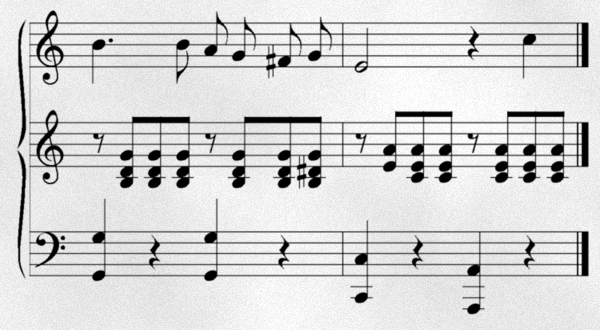
#> input picture 3_morphology_lab/images/notes.tif, 600 x 330 px; the run also reads 1 picture not shown here
$ jupyter execute --allow-errors 2_morphology_applications.ipynb   (shell and % lines are left out)
#> lines starting #> are read from the running program, lines starting #| are printed output that depends on the picture; after the words box and inside, x2 and y2 are one past the last pixel; in counts of white or black regions, pixels touching at a corner belong together
# Image Processing Laboratory Notebooks
---

This Jupyter Notebook is part of a series of computer laboratories that are designed
to teach image-processing programming; they are running on the EPFL's Noto server. They are the practical complement of the theoretical lectures of the EPFL's Master course
[**MICRO-511 Image Processing I**](https://moodle.epfl.ch/course/view.php?id=522) taught by Prof. M. Unser and Prof. D. Van de Ville.

The project is funded by the Center for Digital Education and the School of Engineering. It is owned by the [Biomedical Imaging Group](http://bigwww.epfl.ch/).
The distribution or reproduction of the notebook is strictly prohibited without the written consent of the authors.  &copy; EPFL 2025.

**Authors**:
    [Pol del Aguila Pla](mailto:pol.delaguilapla@epfl.ch),
    [Kay Lächler](mailto:kay.lachler@epfl.ch),
    [Alejandro Noguerón Arámburu](mailto:alejandro.nogueronaramburu@epfl.ch), and
    [Daniel Sage](mailto:daniel.sage@epfl.ch).

---
# Lab 3.2: Morphology Applications (5 Points)
**Released**: Thursday, December 11, 2025

**Submission deadline**: Monday, December 22, 2025, before 23:59 on [Moodle](https://moodle.epfl.ch/course/view.php?id=522)

**Grade weight**: Lab 3 (17 points), 10% of the overall grade

**Related lectures**: Chapter 4

### Student Name:
### SCIPER:

Double-click on this cell and fill your name and SCIPER number. Then, run the cell below to verify your identity in Noto and set the seed for random results.

[cell 1]
import getpass
# This line recovers your camipro number to mark the images with your ID
uid = int(getpass.getuser().split('-')[2]) if len(getpass.getuser().split('-')) > 2 else ord(getpass.getuser()[0])
print(f'SCIPER: {uid}')

## Imports
In this first cell we import the required Python libraries:
* [`matplotlib.pyplot`](https://matplotlib.org) to display images,
* [`ipywidgets`](https://ipywidgets.readthedocs.io/en/latest/) to make the image display interactive,
* [`numpy`](https://numpy.org/doc/stable/reference/index.html) for mathematical operations on arrays, and
* [`cv2`](https://docs.opencv.org/master/) for image processing in Python.

We will then load the `ImageViewer` class. For more information on it, you can either see the complete documentation [here](https://github.com/Biomedical-Imaging-Group/interactive-kit/wiki/Image-Viewer), run the Python command `help(viewer)` after loading the class, or refer to [Lab 0: Introduction](../0_Introductory_lab/Introductory.ipynb)).

Finally, we load the images you will use in the exercise to test your algorithms.

[cell 2]
# Configure plotting as dynamic

# Import standard required packages for this exercise
import matplotlib.pyplot as plt
import ipywidgets as widgets
import numpy as np
import cv2 as cv

from interactive_kit import imviewer as viewer

# Load images to be used in this lab
# We import module io to import tif images as slices
from skimage import io
# The following cell loads the image stack mouse-tracking
mouse_tracking = io.imread('images/mouse-tracking.tif')
notes = cv.imread('images/notes.tif', cv.IMREAD_UNCHANGED)
#> notes is the input picture: shape (330, 600); min 0, max 255, mean 213.7
test_contact = cv.imread('images/test-contact.tif', cv.IMREAD_UNCHANGED)
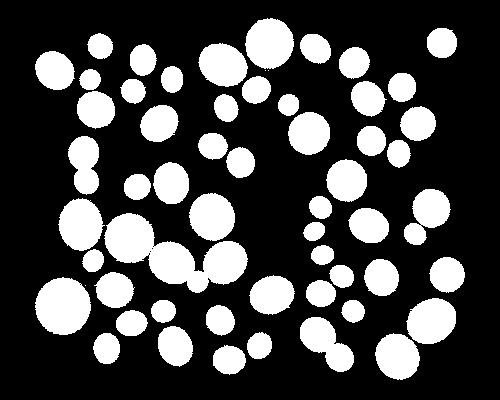
#> input picture 3_morphology_lab/images/test-contact.tif, 500 x 400 px
#> test_contact: shape (400, 500); 27.7% white; 58 white regions (3 under 20 px), largest, box (x1, y1, x2, y2) and area: (104, 213, 248, 293) 5357, (35, 277, 91, 335) 2502, (245, 18, 294, 69) 1925
test_scratch = cv.imread('images/test-scratch.tif', cv.IMREAD_UNCHANGED)
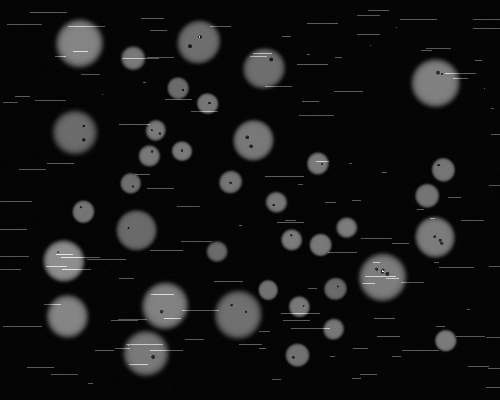
#> input picture 3_morphology_lab/images/test-scratch.tif, 500 x 400 px
#> test_scratch is the input picture: shape (400, 500); min 2, max 248, mean 21

Now run the next cell to re-declare the function `disc` from the first part of the lab, that creates a circular structuring element.

[cell 3]
# Function that generates a disc structuring element in python
def disc(n):
    # Define the function of a circle as a lambda function
    circle_func = lambda i, j: ((i - n//2)**2 + (j - n//2)**2) <= (n//2)**2
    # Set all elements of the array that are inside the circle of diamater n to 1 - np.uint8 to match the type used by OpenCV for structuring elements
    output = np.fromfunction(circle_func, shape=(n,n)).astype(np.uint8)
    # Return the structuring element
    return output

# Morphology Applications (5 points)
In the previous part of the lab, you examined the pixel-wise implementation of morphological operations in detail. In this second part, we will look at the applications of these operations, and how they are used in image processing workflows using OpenCV.

# 1. Direct applications (2 points)

Try to solve the following problems as best as you can. Use **only one** of the morphological filters presented in [the first part of the lab](./1_Morphology_Implementations.ipynb#3.-Morphological-filters-(9-points)), followed by a threshold operation. Make sure to select an appropriate threshold value to get a binary image ($x \in \{0, 255\}$).

**Technical Note:** A threshold operation on `img`, given a threshold `thresh`, can be performed using [`np.where`](https://numpy.org/doc/stable/reference/generated/numpy.where.html) like this:
`img_binary = np.where(img > thresh, 255, 0).astype(np.uint8)`, which sets all pixel values of `img` greater than `thresh` to $255$ and the others to $0$.

**Note:**

- This is a Python-only notebook, and the functions you defined before in JavaScript are not declared here, so **use the OpenCV operators**.
- Throughout this notebook, whenever necessary, the boundary condition should be specified as **reflective**.

Using **only one** morphological operator means that if you want to do an opening, for example, use the `cv.morphologyEx` function with the correct parameters instead of performing the opening manually using `cv.erode` and `cv.dilate`.

## 1.A. Disconnecting round objects

In the image `test_contact`, **for 1 point**, disconnect the roundish white objects while keeping at least 1 white pixel per roundish object.

<table><tr>
<td>
  <p align="center" style="padding: 0px">
    <br>
  <em style="color: grey">Using only one morphological operator, you can separate all the roundish objects, as shown above.</em>
  </p>
</td>
</tr></table>

Run the next cell to visualize the image you will be working with in this exercise. Then insert your code into the function `disconnect`, that takes as parameters the original image `img` and the size `n` of the structuring element to use.

**Hints:**

- In this exercise you don't need to explicitly threshold anything because the original image is already binary.
- Remember to try the different parameters of a morphological operation! For example, you can change the operator, the size, and the type of a structuring element.

#> (a cell that did not finish here is left out)

[cell 5]
# Function that performs a single morphological filter with some structuring element of size n
def disconnect(img, n):
    # Initialize output
    output = np.zeros(img.shape)

    # YOUR CODE HERE

    return output

Run the next cell to check that the result only consists of binary values **(object = 255, background = 0)** using [`np.unique()`](https://numpy.org/doc/stable/reference/generated/numpy.unique.html).

[cell 6]
# Check that the output is binary
check_bin = disconnect(test_contact, 25)
#> check_bin: shape (400, 500) float64; every value is 0
if not np.all(np.unique(check_bin)==[0,255]):
    print('WARNING!\nThe output is not binary with values {0, 255}.')
else:
    print("Good, the output is binary with values {0,255}.")

To make it easy for you to find the right size of the structuring element, we will add an interactive slider to the image display using the `ImageViewer` class. Run the next cell to use the interactive widget.

**Note:** To use the slider, click the button `Extra Widgets`. Then you can adjust the size of the structuring element with the slider and click the button `Disconnect` to apply the `disconnect()` function with the currently selected size on the original image.

[cell 7]
# Instantiate the size slider
size_slider = widgets.IntSlider(value=25, min=0, max=50, step=1, description='n')
# Instantiate the diconnect button
button = widgets.Button(description='Disconnect')

# Define the callback function of the button
def button_callback(image):
    # run the disconnect function on the image with the size indicated by the slider
    output = disconnect(image, n=size_slider.value)
    return output

# Display the image with the extra slider functionality
plt.close('all')
#> (the rest of this cell did not finish here and is left out)

In the following cell, assign `n` with the size of the structuring element you think works best for this task. This number may be different depending on the structuring element you used in the `disconnect()` function.

[cell 8]
# Assign the size of the structuring element
n = None
# YOUR CODE HERE

#> (a cell that did not finish here is left out)

## 1.B. Detecting horizontal lines

In the image `test_scratch`, **for 1 point**, detect the horizontal white lines of thickness of 1 or more pixels.

<table><tr>
<td>
  <p align="center" style="padding: 0px">
    <br>
<em style="color: grey">With <b>only one</b> morphological operation and a binarization, you can extract the second image from the first one.</em>
  </p>
</td>
</tr></table>

Run the next cell to visualize the image you will be working with in this exercise, and then extract the horizontal lines in the cell after that.

**Note:** Insert your code into the function `detect_hlines(img, n, threshold)`, which takes as parameters the original image `img`, the size `n` of the structuring element to use, and the binary threshold `t`.

[cell 10]
plt.close('all')
#> (the rest of this cell did not finish here and is left out)

[cell 11]
# Function that performs a single morphological filter with some structuring element of size n followed by thresholding
def detect_hlines(img, n, threshold):
    # Initialize output
    output = np.zeros(img.shape)

    # YOUR CODE HERE

    return output

Run the next cell to check that the result only consists of binary values **(object = 255, background = 0)** using [`np.unique()`](https://numpy.org/doc/stable/reference/generated/numpy.unique.html).

[cell 12]
# You can enter any values that work for you for the size and threshold
n = 25
threshold = 125

# Check that the output is binary
check_bin = detect_hlines(test_scratch, n, threshold)
if not (len(np.unique(check_bin)) == 2 and np.allclose(np.unique(check_bin), [0, 255])):
    print('WARNING!\nThe output is not binary with values {0, 255}. Your output consists of the following values:\n' +
          str(np.unique(check_bin)))
#| WARNING!
#| The output is not binary with values {0, 255}. Your output consists of the following values:
#| [0.]
else:
    print("Good, the output is binary with values {0, 255}.")

Again, we will make it easier for you to select the appropriate size and threshold values by adding an extra widget to the image display. Run the next cell to use the interactive widget.

[cell 13]
# Instantiate the size slider
size_slider = widgets.IntSlider(value=25, min=0, max=50, step=1, description='n')
# Instantiate the threshold slider
thresh_slider = widgets.IntSlider(value=125, min=0, max=255, step=1, description='threshold')
# Instantiate the diconnect button
button = widgets.Button(description = 'Detect H-lines')

# Define the callback function of the button
def button_callback(image):
    # Run the disconnect function on the image with the size indicated by the slider
    output = detect_hlines(image, n=size_slider.value, threshold=thresh_slider.value)
    return output

# Display the image with the extra slider functionality
plt.close('all')
#> (the rest of this cell did not finish here and is left out)

In the following cell, assign `n` with the size of the structuring element and `threshold` with the threshold you think works best for this task.

[cell 14]
# Assign your values here
n = None
threshold = None

# YOUR CODE HERE

#> (a cell that did not finish here is left out)

#> (a cell that did not finish here is left out)

# 2. Combining morphological filters (1 point)

**For 1 point**, using **one or several** of the morphological filters and threshold operations, detect only the (filled) black note heads of the image `notes` and replace them by small (e.g. $7 \times 7$) **black squares**. Don't get desperate if you don't manage to create exact $7 \times 7$ squares, the most important thing is that all 50 black notes can be well distinguished from each other and that only the note heads are visible.

<table><tr>
<td>
  <p align="center" style="padding: 0px">
    <br>
  </p>
</td>
</tr></table>

Insert your code into the function `extract_notes(img)`.

**Hints:**

- Because you can use as many operators as you like with different structuring elements of multiple sizes, it would be too complicated to generate interactive sliders for all of them. That means you need to **hard-code the sizes of the structuring elements and the threshold value directly into the code** and change them by hand to find a combination that works for you.
- Design your workflow thinking in terms of simple tasks! For example, what kind of features do you want to keep or get rid of?

[cell 17]
def extract_notes(img):
    output = np.zeros(img.shape)

    # YOUR CODE HERE

    return output

# Display the result
plt.close('all')
#> (the rest of this cell did not finish here and is left out)

Run the next cell to check that your image is binary.

[cell 18]
# Check that the output is binary
check_bin = extract_notes(notes)
#> check_bin: shape (330, 600) float64; every value is 0
if not (len(np.unique(check_bin)) == 2 and np.allclose(np.unique(check_bin), [0, 255])):
    print('WARNING!\nThe output is not binary with values {0, 255}. Your output consists of the following values:\n' +
          str(np.unique(check_bin)))
#| WARNING!
#| The output is not binary with values {0, 255}. Your output consists of the following values:
#| [0.]
else:
    print("Good, the output is binary with values {0, 255}.")

Now run the following cell to check that your function extracts the 50 note heads.

[cell 19]
# Apply the function
extracted_notes = extract_notes(notes)
# Invert the resulting image because the note heads are black
inverted_img = (np.ones(extracted_notes.shape) * np.max(extracted_notes) - extracted_notes).astype(np.uint8)
#> inverted_img: shape (330, 600); every value is 0
# Count the number of note heads using cv.findContours
num_notes = len(cv.findContours(inverted_img.astype(np.uint8), cv.RETR_LIST, cv.CHAIN_APPROX_NONE)[0]) # 50
#> num_notes = 0
# Check the count
if num_notes != 50:
    print(f'WARNING!\nYour function extracted {num_notes} instead of 50 note heads. ' +
          'Look at your code again and try to extract the 50 black note heads.')
#| WARNING!
#| Your function extracted 0 instead of 50 note heads. Look at your code again and try to extract the 50 black note heads.
else:
    print('Well done, your function extracted the 50 note heads!')

# 3. Mouse tracking (2 points)

<table><tr>
<td>
  <p align="center" style="padding: 0px">
    <br>
  </p>
</td>
</tr></table>

In this exercise we want to build a fully functioning tracking algorithm that can track the path of a mouse in an experimental setup. The complete algorithm will rely on the following functions:

* `extract_mouse` : Extracts the mouse body from the rest of the image, using one morphological operator.
* `cog` : Calculates the center of gravity of the extracted mouse body. (Already implemented)
* `show_cog` : Draws a red cross at the location of the center of gravity. (Already implemented)
* `draw_line` : Draws a line between two points on top of an image. (Already implemented)

The final function `track_mouse` will combine all these functions to draw the path of the mouse over multiple image frames. Your job will be to complete the functions `extract_mouse` and `track_mouse`. The other functions have already been implemented for you.

First of all, run the next cell to display the image stack `mouse_tracking`, which consists of 25 imges of a mouse moving around in an experimental setup. Running this cell will also define the three functions `cog`, `show_cog` and `draw_line`, which we will use later.

[cell 20]
# Calculates the center of gravity
def cog(img):
    # Create coordinate system
    X, Y = np.meshgrid(range(img.shape[1]), range(img.shape[0]))
    # Normalize image to min = 0
    tmp = img - np.min(img)
    # Check if we have a zero image to avoid division by zero
    if np.sum(tmp) == 0:
        return img.shape[1] // 2, img.shape[0] // 2
    # Calculate center of gravity
    x = np.sum(X * tmp) / np.sum(tmp)
    y = np.sum(Y * tmp) / np.sum(tmp)
    # Round to get pixel values
    return (np.round(x).astype(int), np.round(y).astype(int))

# Function that draws a red cross at the center of gravity
def show_cog(img, cog_pos=None, mask=None):
    # Check mask
    mask = mask if mask is not None else img
    # Get center of gravity
    cog_x, cog_y = cog_pos if cog_pos is not None else cog(mask)
    # Create RGB output image from input image
    tmp = (img - np.min(img)) / (np.max(img) - np.min(img)) * 255
    output = cv.cvtColor(tmp.astype(np.uint8), cv.COLOR_GRAY2RGB)
    # Add red 9x9 cross at center of gravity
    output[cog_y-4:cog_y+5, cog_x] = np.array([255, 0, 0]) # Red
    output[cog_y, cog_x-4:cog_x+5] = np.array([255, 0, 0]) # Red
    return output

# Function that draws a line from (x0, y0) to (x1, y1)
def draw_line(img, color, x0, y0, x1, y1):
    output = np.copy(img)
    # Get the maximum range of values
    rnge = max(np.abs(x1-x0), np.abs(y1-y0))
    # Get line indices
    x = np.round(np.linspace(x0, x1, rnge+1)).astype(int)
    y = np.round(np.linspace(y0, y1, rnge+1)).astype(int)
    # Set the image at the line indices to the specified color
    output[y, x] = np.array(color)
    return output

plt.close('all')
#> (the rest of this cell did not finish here and is left out)

## 3.A. Mouse extraction

In the cell below, **for 1 point**, implement the function `extract_mouse`, which extracts **the body of the mouse** (without the tail) using **only one** morphological operator followed by a **threshold operation**. Use the input parameter `n` for the size of the chosen structuring element and the parameter `T` for the threshold value.

**Note:** The pixels corresponding to the mouse body should be set to **white (255)** and the background to **black (0)**.

[cell 21]
# Extracts the mouse using one morphological operater with a structuring element of size n
# followed by a thresholding operation using the threshold value T
def extract_mouse(img, n, T):
    output = np.zeros(img.shape)

    # YOUR CODE HERE

    return output

In the next cell we define a viewer with an extra widget for you to find suitable values for the two parameters `n` and `T`. Run the cell and play around with the two sliders until you find a combination that works for you.

[cell 22]
# Define widgets
n_slider = widgets.IntSlider(min=1, max=49, value=25, step=2, description='n')
T_slider = widgets.IntSlider(min=0, max=255, value=127, step=1, description='T')
button = widgets.Button(description='Extract mouse')

# Define callback functions
def identity_callback(img):
    return img
def callback_fun(img):
    n = n_slider.value
    T = T_slider.value
    return extract_mouse(img, n, T)

# Create image and title lists
mouse = [img for img in mouse_tracking]
#> mouse = 25 items
extracted_titles = [f'Extracted mouse frame {i}' for i in range(mouse_tracking.shape[0])]
titles = [f'Mouse frame {i}' for i in range(mouse_tracking.shape[0])]

# Display
plt.close('all')
#> (the rest of this cell did not finish here and is left out)

In the cell below, assign the values for `n` and `T` that work for you.

[cell 23]
# Define the parameters n and T
n = None
T = None
# YOUR CODE HERE

#> (a cell that did not finish here is left out)

And now we'll perform a simple sanity check that tests if your image is binary with values $\{0, 255\}$.

[cell 25]
# Check that the output is binary
check_bin = extract_mouse(mouse_tracking[0], n, T)
#> check_bin: shape (259, 287) float64; every value is 0
if not (len(np.unique(check_bin)) == 2 and np.allclose(np.unique(check_bin), [0, 255])):
    print('WARNING!\nThe output is not binary with values {0, 255}. Your output consists of the following values:\n' +
          str(np.unique(check_bin)))
#| WARNING!
#| The output is not binary with values {0, 255}. Your output consists of the following values:
#| [0.]
else:
    print("Good, the output is binary with values {0, 255}.")

## 3.B. Implement the tracking algorithm

Now that we have a function which can extract the mouse from the images, we will use it to track the mouse's position over time. To estimate the position of the mouse, we will use the `cog` function that calculates the center of gravity of the extracted mouse. First, let's make sure that this position calculation works. Run the cell below, to apply the `cog` function to the output of your `extract_mouse` function and check that the mouse position is correctly displayed for each image of the sequence `mouse_tracking`.

[cell 26]
plt.close('all')
#> (the rest of this cell did not finish here and is left out)

#> in show_cog, `cog_x, cog_y = cog_pos if cog_pos is not None else cog(mask)`: cog_x = 143; cog_y = 129
#> in show_cog, `tmp = (img - np.min(img)) / (np.max(img) - np.min(img)) * 255`: tmp: shape (259, 287) float64; every value is NaN or infinite
#> in show_cog, `output = cv.cvtColor(tmp.astype(np.uint8), cv.COLOR_GRAY2RGB)`: output: shape (259, 287, 3); every value is 0
#> in show_cog, `output[cog_y-4:cog_y+5, cog_x] = np.array([255, 0, 0])`: output: shape (259, 287, 3); mean B, G, R 0, 0, 0
#> in show_cog, `output[cog_y, cog_x-4:cog_x+5] = np.array([255, 0, 0])`:
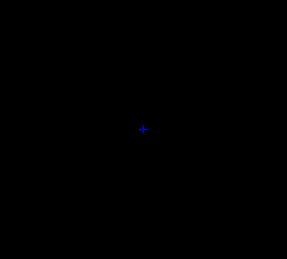
#> output: shape (259, 287, 3); mean B, G, R 0.1, 0, 0
